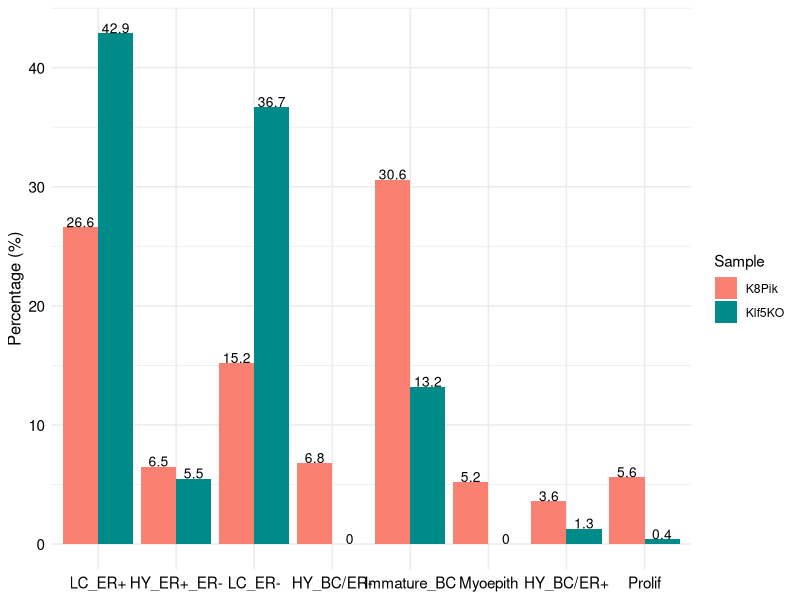

Write the R code that produced this figure.
#####################################################################################
# This code is applied on Integrated data.
#####################################################################################

# Library
library(dplyr)
library(data.table)
library(tidyverse)
library(RColorBrewer)
library(ggplot2)

# Data
ratio <- read.delim("input_data/Chart_ratio.csv", h=T, sep=",")

# Plotting
ggplot(data=ratio, aes(x=CellType, y=count, fill=Sample)) +
  geom_bar(stat="identity", position=position_dodge())+
  theme_minimal() +
  scale_x_discrete(limits=c("LC_ER+", "HY_ER+_ER-", "LC_ER-", "HY_BC/ER-", "Immature_BC",
                            "Myoepith", "HY_BC/ER+", "Prolif")) +
  scale_fill_manual(values=c('#FA8072','#008B8B')) +
  geom_text(aes(label=count), vjust=0, color="black",
            position=position_dodge(0.9), size=3.5) +
  ylab("Percentage (%)") +
  theme(axis.text = element_text(size = 11),
        axis.title = element_text(size = 12),
        axis.title.x=element_blank(),
        axis.text.x=element_text(colour="black"),
        axis.text.y=element_text(colour="black"))